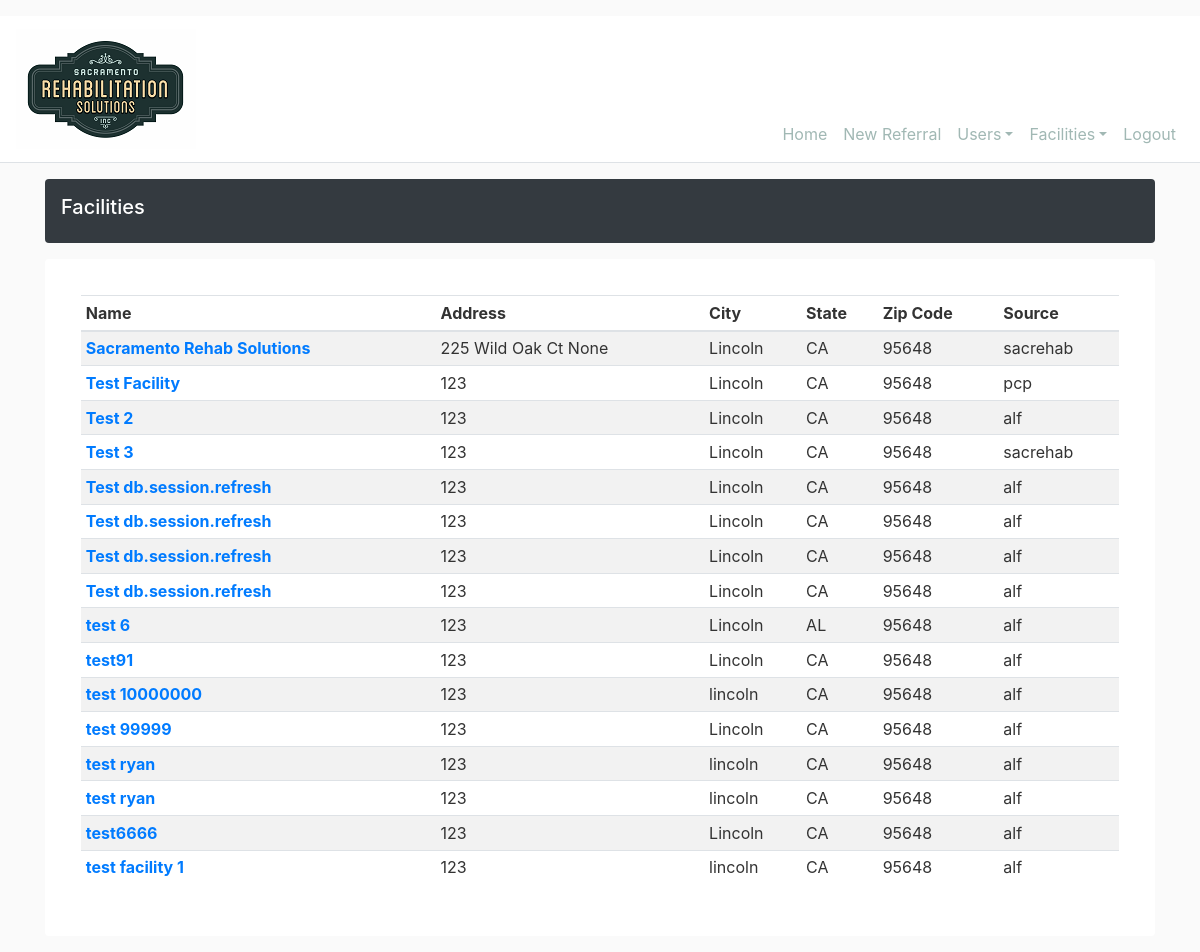
Page /facility/list (signed in) on the earlier database version.
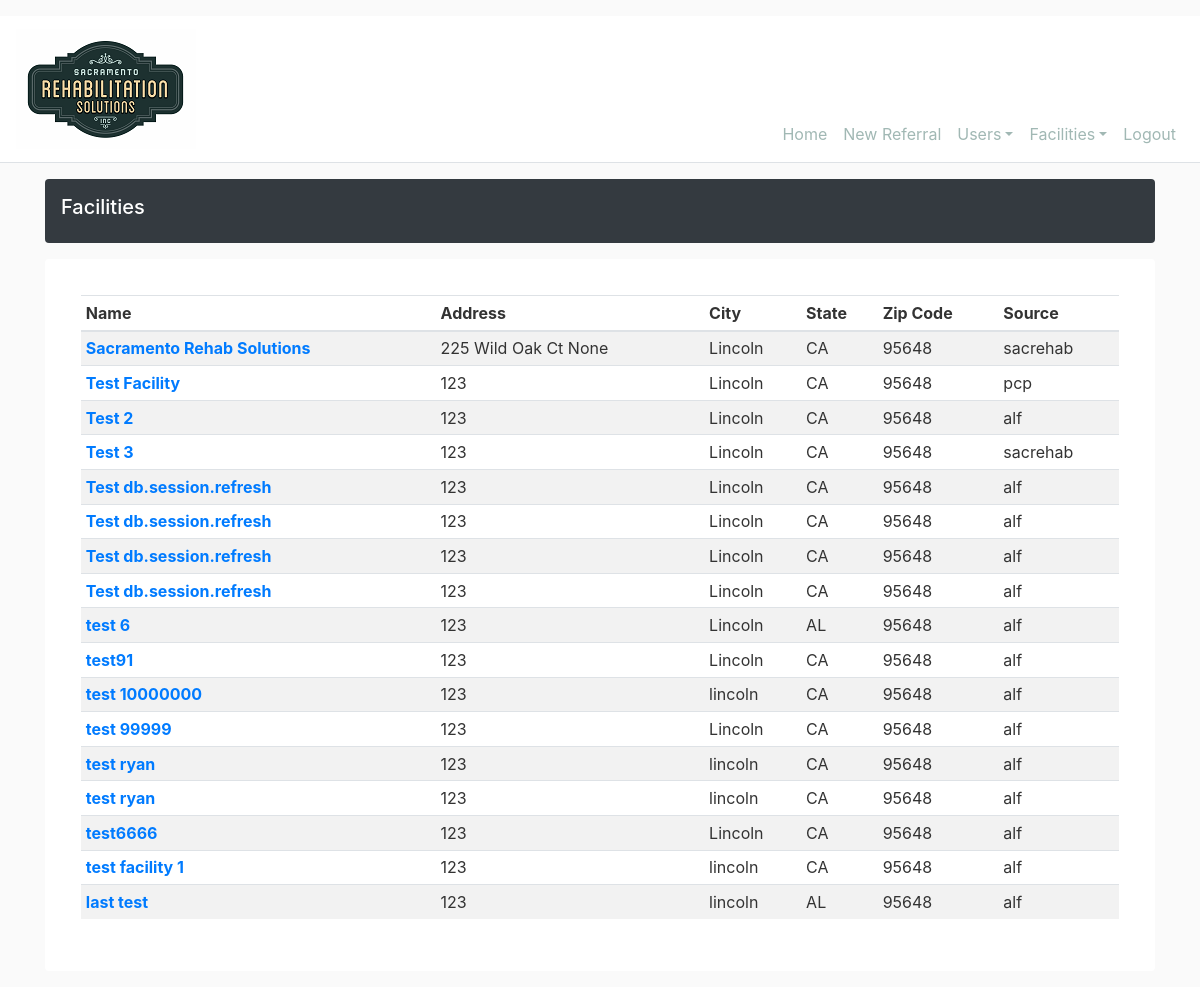
Same page on the later database version.
### srs_intake/models.py (models this page shows, shortened)
class Facility(db.Model):
    id = db.Column(db.Integer, primary_key=True, autoincrement=True)
    name = db.Column(db.String(50), nullable=True)
    address1 = db.Column(db.String(120), nullable=True)
    address2 = db.Column(db.String(120), nullable=True)
    city = db.Column(db.String(20), nullable=True)
    state = db.Column(db.String(2), nullable=True)
    zip_code = db.Column(db.String(10), nullable=True)
    source = db.Column(db.String(10), nullable=True)
    users = db.relationship('User', backref='facility_user', lazy=True)
    referrals = db.relationship('Referral', backref='facility_ref', lazy=True)

### srs_intake/facilities/routes.py (the view)
@facilities.route("/facility/list")
@fresh_login_required
def list_facilities():
    user = User.query.get(current_user.id)
    if user.role == 'admin':
        facilities = Facility.query.all()
        return render_template('facilities/facilities_list.html', title="Facilities", facilities=facilities)
    else:
        abort(403)

### srs_intake/models.py (called while the page is built)
@login_manager.user_loader
def load_user(user_id):
    return User.query.get(int(user_id))

### srs_intake/templates/facilities/facilities_list.html
{% extends "layout.html" %}
{% block content %}
<div class="d-flex align-items-center p-3 my-3 text-white bg-dark rounded shadow-sm">
    <div class="lh-100">
        <h5 class="lh-100">
            {{ title }}
        </h5>
    </div>
</div>
    <div class="my-3 p-3 bg-white rounded shadow-sm">
        <div class="card-body table-responsive-md" >
            <table Class="table table-striped table-sm">
                <thead>
                    <tr>
                        <th scope="col">Name</th>
                        <th scope="col">Address</th>
                        <th scope="col">City</th>
                        <th scope="col">State</th>
                        <th scope="col">Zip Code</th>
                        <th scope="col">Source</th>
                    </tr>
                </thead>
                <tbody>
                    {% for facility in facilities %}
                        <tr>
                            <th scope="col"><a href="{{ url_for('facilities.facility', facility_id=facility.id)}}">{{ facility.name }}</a></th>
                            <td>{{ facility.address1}} {{ facility.address2}}</td>
                            <td>{{ facility.city }}</td>
                            <td>{{ facility.state }}</td>
                            <td>{{ facility.zip_code }}</td>
                            <td>{{ facility.source }}</td>
                        </tr>
                    {% endfor %}
                </tbody>
            </table>
        </div>
    </div>
{% endblock content %}

### srs_intake/templates/layout.html (shortened to what this page needs)
<!doctype html>
<html lang="en">
<head>
    <link rel="stylesheet" href="https://maxcdn.bootstrapcdn.com/bootstrap/4.0.0/css/bootstrap.min.css">
    <link rel="stylesheet" href="https://cdnjs.cloudflare.com/ajax/libs/font-awesome/5.10.2/css/all.css" />
    <link rel="stylesheet" type="text/css" href="{{ url_for('static', filename='css/main.css') }}">
</head>
<body>
    <header class="site-header border-bottom pt-3">
        <nav class="navbar navbar-expand-lg navbar-light bg-white align-items-end">
            <a class="navbar-brand" href="home"><img src="{{ url_for('static', filename='img/srs_final_logo.png') }}" width="180" height="120" alt=""></a>
            <div class="collapse navbar-collapse justify-content-end" id="navbar">
                <ul class="navbar-nav">
                    <li class="nav-item">
                        <a class="nav-link" href="{{ url_for('main.home')}}">Home</a>
                    </li>
                    {% if current_user.is_authenticated and current_user.role == 'admin' %}
                    <li class="nav-item"><a class="nav-link" href="{{ url_for('referrals.new_referral') }}">New Referral</a></li>
                        <li class="nav-item dropdown">
                            <a class="nav-link dropdown-toggle" href="#" id="navbarDropdownMenuLink" role="button" data-toggle="dropdown" aria-haspopup="true" aria-expanded="false">Users</a>
                        </li>
                        <li class="nav-item dropdown">
                            <a class="nav-link dropdown-toggle" href="#" id="navbarDropdownMenuLink" role="button" data-toggle="dropdown" aria-haspopup="true" aria-expanded="false">Facilities</a>
                        </li>
                        <li class="nav-item"><a class="nav-link" href="{{ url_for('users.logout') }}">Logout</a></li>
                    {% elif current_user.is_authenticated and current_user.role == 'facility' %}
                        <li class="nav-item"><a class="nav-link" href="{{ url_for('referrals.new_referral') }}">New Referral</a></li>
                        <li class="nav-item"><a class="nav-link" href="{{ url_for('users.logout') }}">Logout</a></li>
                    {% else %}
                        <li class="nav-item">
                            <a class="nav-link" href="{{ url_for('users.login') }}">Login</a>
                        </li>
                    {% endif %}
                </ul >
            </div>
        </nav>
    </header>
    <main class="container">
        {% block content %}
        {% endblock %}
    </main>
</body>
</html>

### srs_intake/static/css/main.css (style rules this page uses)
body { background: #fafafa; color: #333333; }
h1, h2, h3, h4, h5, h6 { color: #ffffff; }
.site-header .navbar-nav .nav-link { color: #a1b8b4; }

Differences in the rows shown:
added Facility: name "last test", address1 "123", city "lincoln", state "AL", zip_code "95648", source "alf"
